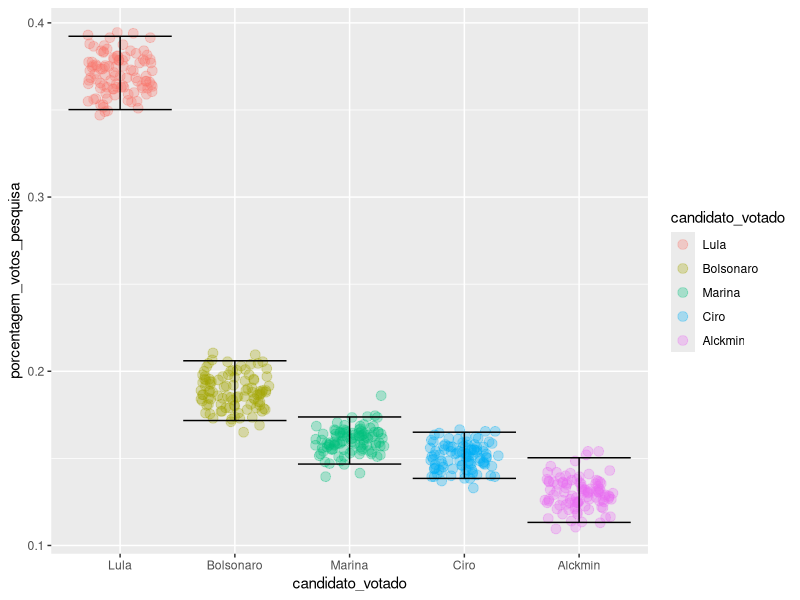
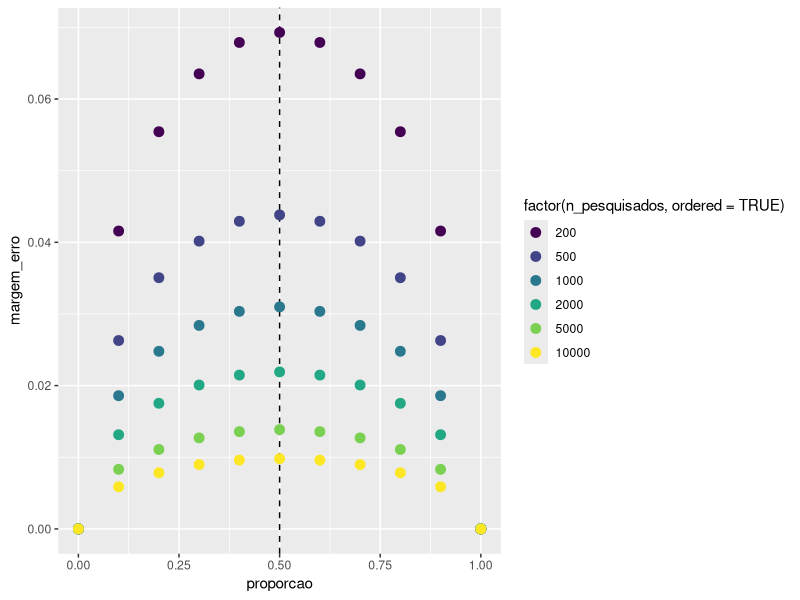
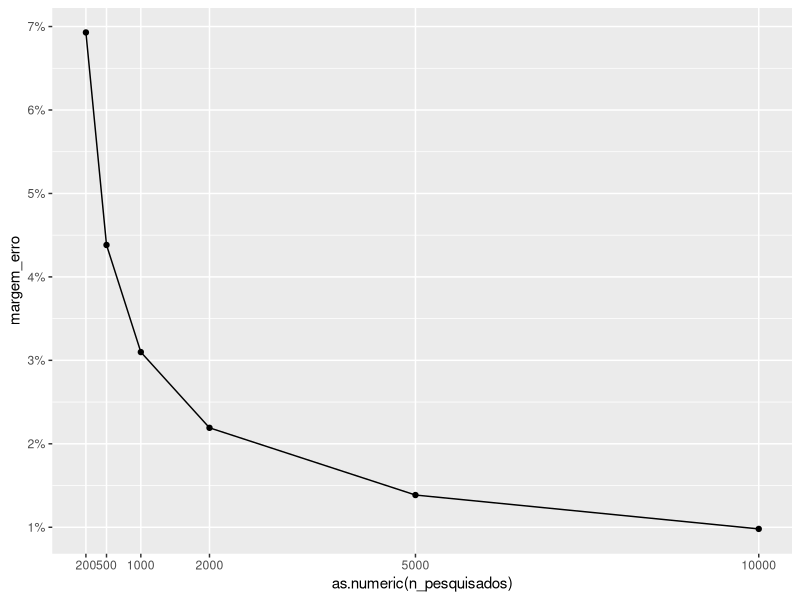

Source code (R) for these figures, in order:
## ---- chunk 1
library(dplyr)
library(ggplot2)
library(purrr)
library(scales)

# Formula para calcular margem de erro para proporcao
margem_erro_proporcao <- function(p, n, confianca = 0.95) {
  z <- qnorm((confianca + 1) / 2)
  margem_erro <- z * sqrt((p * (1 - p))/ n)
  return(margem_erro)
}
## ---- chunk 2
n_eleitores <- 100000000

eleicao_stats <- data_frame(
  candidato = c("Lula", "Bolsonaro", "Marina", "Ciro", "Alckmin"),
  votos_porcentagem = c(0.37, 0.19, 0.16, 0.15, 0.13)
)
## ---- chunk 3
n_pesquisados <- 2000

pesquisas <- 1:100 %>%
  map_df(
    ~ data_frame(
      id_pesquisa = .x, id_pesquisado = 1:n_pesquisados,
      candidato_votado = factor(sample(eleicao_stats$candidato, n_pesquisados,
                                       eleicao_stats$votos_porcentagem,
                                       replace = TRUE),
                                levels = eleicao_stats$candidato)
    )
  )
## ---- chunk 4
pesquisas %>%
  filter(id_pesquisa == 1) %>%
  group_by(candidato_votado) %>%
  summarise(n_votos_pesquisa = n(),
            porcentagem_votos_pesquisa = percent(n_votos_pesquisa / n_pesquisados)) %>%
  arrange(desc(n_votos_pesquisa))
## ---- chunk 5
pesquisas_stats <- pesquisas %>%
  group_by(id_pesquisa, candidato_votado) %>%
  summarise(n_votos_pesquisa = n()) %>%
  mutate(porcentagem_votos_pesquisa = n_votos_pesquisa / sum(n_votos_pesquisa))

pesquisas_stats
## ---- chunk 6
pesquisas_summary <- pesquisas_stats %>%
  group_by(candidato_votado) %>%
  summarise(
    quantil_0025 = quantile(porcentagem_votos_pesquisa, .025),
    media_porcentagem_votos = mean(porcentagem_votos_pesquisa),
    quantil_0975 = quantile(porcentagem_votos_pesquisa, .975),
    margem_erro_quantil = percent((quantil_0975 - quantil_0025) / 2),
    margem_erro_proporcao = percent(
      margem_erro_proporcao(media_porcentagem_votos, n_pesquisados))
  )

ggplot(pesquisas_stats) +
  geom_jitter(aes(candidato_votado, porcentagem_votos_pesquisa, col = candidato_votado),
              width = 0.3, height = 0, alpha = 0.3, size = 3) +
  geom_errorbar(aes(x = candidato_votado, ymin = quantil_0025, ymax = quantil_0975),
                data = pesquisas_summary)
## ---- chunk 7
p <- seq(0, 1, .1)
n <- c(200, 500, 1000, 2000, 5000, 10000)
erro_n <- map_df(n,
                 ~ data_frame(n_pesquisados = .x, proporcao = p,
                              margem_erro = margem_erro_proporcao(p, .x)))

ggplot(erro_n, aes(proporcao, margem_erro,
                   col = factor(n_pesquisados, ordered = TRUE))) +
  geom_vline(aes(xintercept = 0.5), lty = 2) +
  geom_point(size = 3)
## ---- chunk 8
erro_n %>%
  filter(proporcao == 0.5) %>%
  ggplot(aes(as.numeric(n_pesquisados), margem_erro)) +
  geom_point() +
  geom_line() +
  scale_x_continuous(breaks = n) +
  scale_y_continuous(breaks = seq(0, 1, 0.01), labels = percent) +
  theme(panel.grid.minor.x = element_blank())
